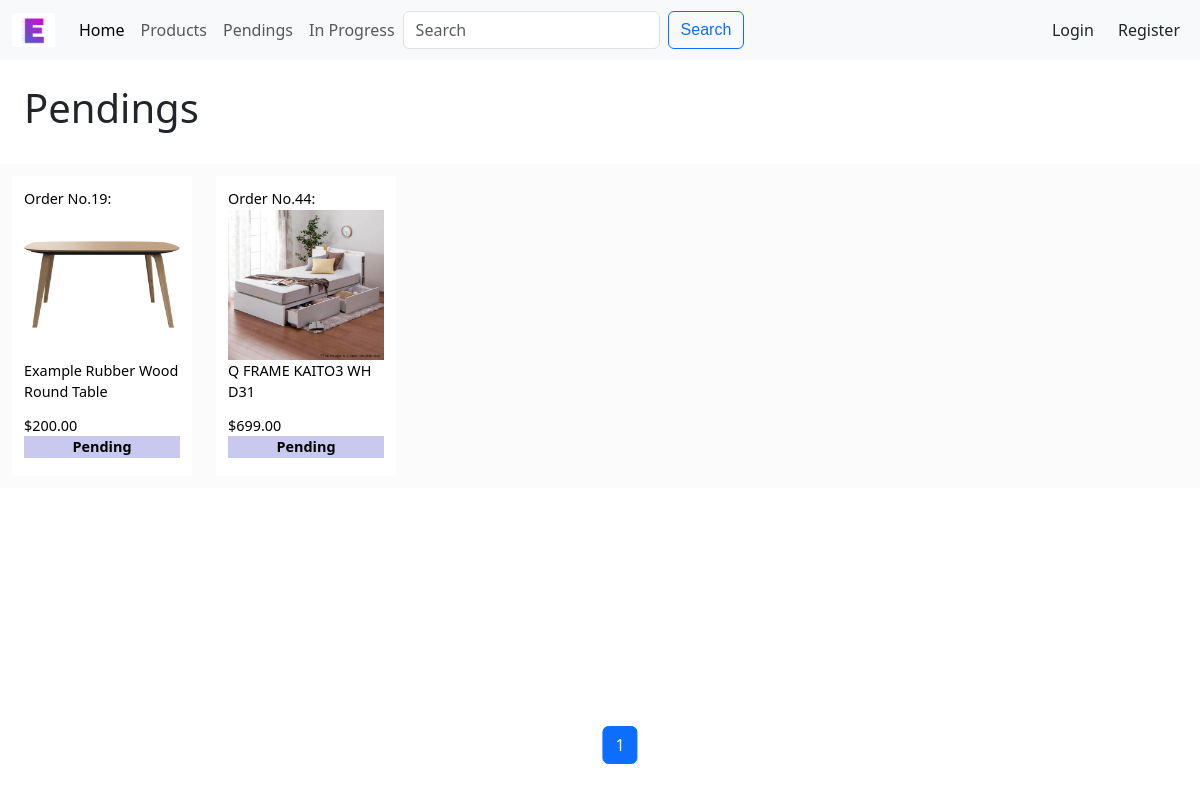
The page /pendings on the database as committed earlier.
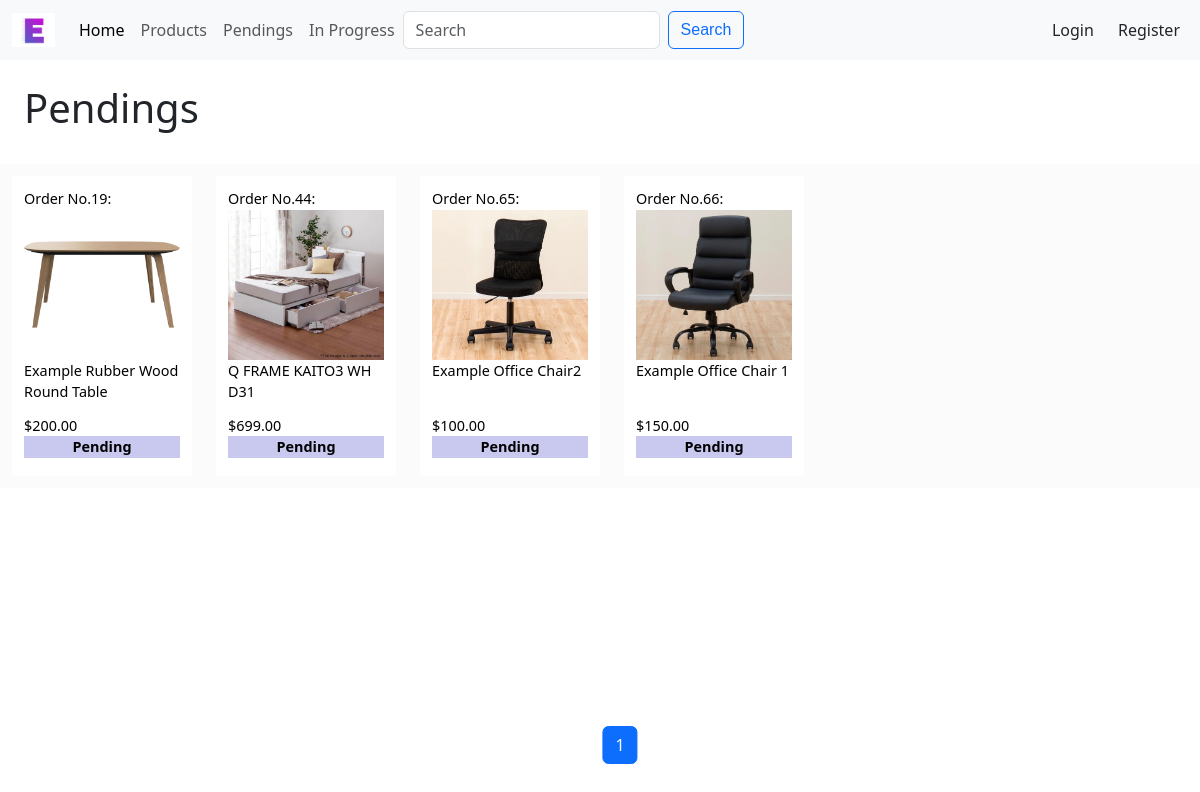
The same page on the database as committed later.
### esb/models.py (models this page shows, shortened)
class PurchaseOrder(models.Model):
    product = models.ForeignKey(
        Product, on_delete=models.CASCADE, related_name="order_product"
    )
    date_time = models.DateTimeField(null=True)
    target_quantity = models.IntegerField()
    @property
    def reach_target(self):
        total_quantity = sum(
            [purchase.quantity for purchase in self.customer_purchases.all()]
        )
        return total_quantity >= self.target_quantity

class Product(models.Model):
    title = models.CharField(max_length=100)
    description = models.TextField(max_length=1000)
    category = models.ForeignKey(
        Category,
        on_delete=models.SET_NULL,
        blank=True,
        null=True,
        related_name="categories",
    )
    price = models.DecimalField(max_digits=10, decimal_places=2)
    active = models.BooleanField(default=False)
    created_at = models.DateTimeField(auto_now_add=True)
    updated_at = models.DateTimeField(auto_now=True)
    class Meta:
        ordering = ["-active", "id"]

class ProductImage(models.Model):
    product = models.ForeignKey(
        Product, on_delete=models.CASCADE, related_name="product_image")
    image = models.ImageField(upload_to="esb/static/esb/image")
    index = models.PositiveIntegerField(default=1, editable=False)
    class Meta:
        ordering = ["-product__id", "index"]

### esb/views.py (the view)
# urls.py: path("pendings", views.pending_page, name="pendings"),
def pending_page(request):
    p_order = PurchaseOrder.objects.filter(date_time__gt=timezone.now())
    pendings = [order for order in p_order if not order.reach_target]
    paginator = Paginator(pendings, 18)
    page_number = request.GET.get("page")
    page_obj = paginator.get_page(page_number)
    prev_prev_page_number = page_obj.number - 2
    if page_obj.number + 2 in page_obj.paginator.page_range:
        next_next_page_number = page_obj.number + 2
    else:
        next_next_page_number = None
    return render(
        request,
        "esb/pendings.html",
        {
            "page_obj": page_obj,
            "next_next_page_number": next_next_page_number,
            "prev_prev_page_number": prev_prev_page_number,
        },
    )

### esb/templates/esb/pendings.html (shortened to what this page needs)
{% extends 'esb/layout.html' %}
{% block body %}
<h1 class="padding1">Pendings</h1>
<div id="pendings-view">
    {% block body-view %}
    {% for p in page_obj %}
        <a class="pending-view" href="{% url 'order_page' p.id %}">
            {% block title1 %} <div>Order No.{{ p.id }}: </div> {% endblock %}
        <div class="div-preview-img">
                {% if p.product.product_image.first.image.url %}
                    <img src="{{ p.product.product_image.first.image.url }}" alt="{{ p.product.title }}">
                {% else %}
                    No Image.
                {% endif %}
        </div>
        <div class="div-preview-title">
                {{ p.product.title }}
        </div>
        <div>
                ${{ p.product.price }}
        </div>
        <p id="order-status" style="background-color: rgba(170, 170, 231, 0.632);">Pending</p>
        </a>
    {% endfor %}
    {% endblock %}
</div>
{% block pagination %}
    {% include 'esb/pagination.html' %}
{% endblock %}
{% endblock %}

### esb/templates/esb/layout.html (shortened to what this page needs)
{% load static %}
<!DOCTYPE html>
<html lang="en">
    <head>
        <link href="https://cdn.jsdelivr.net/npm/bootstrap@5.3.0-alpha1/dist/css/bootstrap.min.css" rel="stylesheet"
>
        <link rel="stylesheet" href="{% static 'esb/styles.css' %}">
    </head>
    <body>
        <nav class="navbar navbar-expand-lg bg-body-tertiary fixed-top">
            <div class="container-fluid">
                <a class="navbar-brand" href="#">
                    <img src="{% static 'esb/image/ESB.jpg' %}" alt="Esb" width="43" height="34">
                </a>
                <div class="collapse navbar-collapse" id="navbarNavDropdown" style="text-align:center;">
                    <ul class="navbar-nav">
                        <li class="nav-item">
                            <a class="nav-link active" aria-current="page" href="{% url 'index' %}">Home</a>
                        </li>
                        <li class="nav-item">
                            <a class="nav-link" href="{% url 'category' %}">Products</a>
                        </li>
                        <li class="nav-item">
                            <a class="nav-link" href="{% url 'pendings' %}">Pendings</a>
                        </li>
                        <li class="nav-item">
                            <a class="nav-link" href="{% url 'inprogress' %}">In Progress</a>
                        </li>
                    </ul>
                    {% if not request.user.is_authenticated %}
                    <div class="div-nav-login">
                        <a class="nav-link active" href="{% url 'login' %}" style="display:inline-block;">
                            Login
                        </a>
                        <a class="nav-link active" href="{% url 'register' %}" style="display:inline-block;margin-left:20px;">
                            Register
                        </a>
                    </div>
                    {% endif %}
                    <form action="{% url 'search_products' %}"class="d-flex" role="search" method="get">
                        <input class="form-control me-2" type="search" placeholder="Search" aria-label="Search" name="q">
                        <button class="btn btn-outline-primary" type="submit">Search</button>
                    </form>
                </div>
            </div>
        </nav>
    {% block body %}
    {% endblock %}
    </body>
</html>

### esb/templates/esb/pagination.html (shortened to what this page needs)
<nav aria-label="Page navigation example"
    style="margin:20px;display:flex;justify-content:center;position:fixed;bottom:0;left:50%;transform:translateX(-50%);">
    <ul class="pagination">
        <li class="page-item active"><a disabled class="page-link">{{ page_obj.number }}</a></li>
    </ul>
</nav>

### esb/static/esb/styles.css (style rules this page uses)
body { padding-top: 3.75rem; padding-bottom: 3.75rem; }
.btn { font-family: 'Gill Sans', 'Gill Sans MT', Calibri, 'Trebuchet MS', sans-serif; }
#order-status { font-weight: bolder; text-align: center; }
.padding1 { padding: 2%; }
#pendings-view { display: flex; flex-wrap: wrap; justify-content: left; align-items: center; margin: 0 auto; background-color: #d3d3d317; }
.pending-view { padding: 1%; margin: 1%; text-decoration: none; color: black; width: 180px; height: 300px; font-size: calc(0.6rem + 0.4vw); background-color: white; }
.div-preview-title { height: 20%; overflow: hidden; }
.div-preview-img { height: 150px; display: flex; justify-content: center; align-items: center; }
.div-preview-img img { width: 100%; max-height: 100%; }
@media screen and (min-width: 992px) { .div-nav-login { position: absolute; right: 0; margin-inline-end: 20px; } }

Rows that differ between the two databases and show on the page:
added PurchaseOrder: id "65", product.product_image.first.image (picture), product "Example Office Chair2", product.price "100.00"
added PurchaseOrder: id "66", product.product_image.first.image (picture), product "Example Office Chair 1", product.price "150.00"
